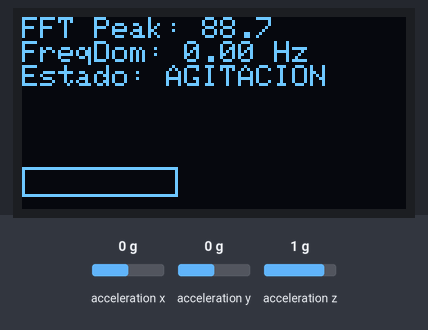
Bench run of a sketch on a simulated Raspberry Pi Pico. Parts: 128×64 one-colour display. Wiring (inferred from the names in the program): MPU-6050 motion sensor at I2C address 0x68. The test bench sets the inputs (shaded band); at power-on: acceleration z 1 g, acceleration x 0 g, acceleration y 0 g. What the sketch prints to the serial monitor is not drawn.

Above: at 4.1 s.
4.2 s: acceleration z set to 0 g
At 7.0 s:
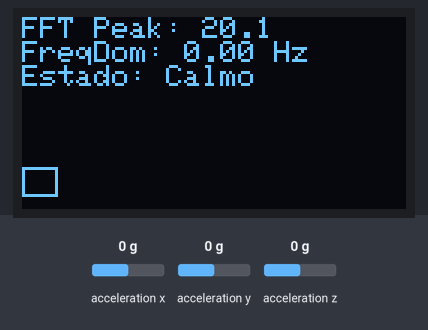
7.2 s: acceleration x set to -1.4 g
At 9.2 s:
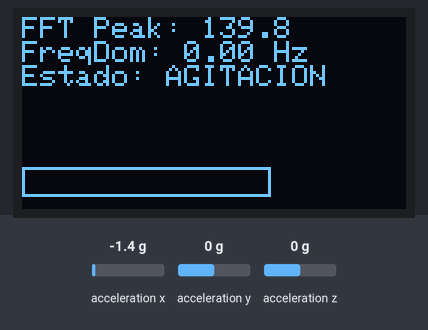
10.2 s: acceleration y set to -1.4 g
At 12.4 s:
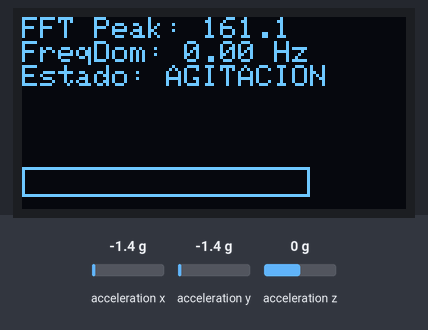
13.1 s: acceleration x set to -0.8 g
At 15.5 s:
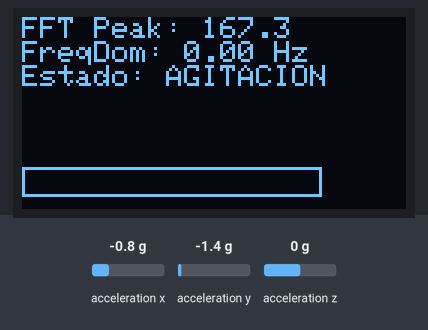
15.8 s: acceleration y set to -0.8 g
At 17.6 s:
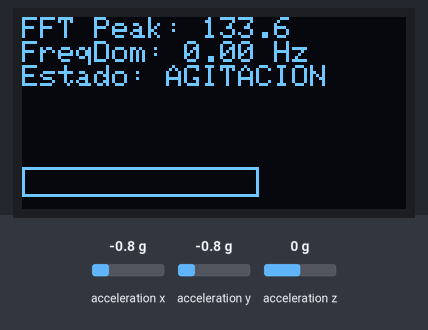
Timing chart, 0 to 19.1 s (numbered marks = the images above; inputs shaded):
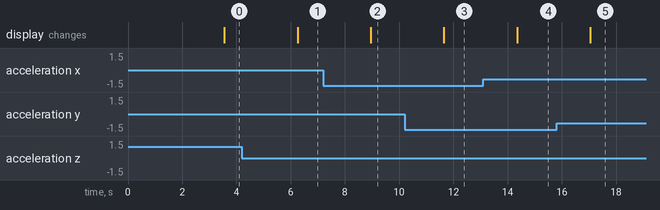

Measured:
- after the input at 4.2 s, the display: changes after 2.1 s (image 1)
- after the input at 7.2 s, the display: changes after 1.8 s (image 2)
- after the input at 10.2 s, the display: changes after 1.4 s (image 3)
- after the input at 13.1 s, the display: changes after 1.2 s (image 4)
- after the input at 15.8 s, the display: changes after 1.2 s (image 5)

The sketch:

ff.ino
```cpp
#include <Wire.h>
#include <Adafruit_GFX.h>
#include <Adafruit_SSD1306.h>
#include "arduinoFFT.h"

#define I2C_SDA 21
#define I2C_SCL 22
#define MPU_ADDR1 0x68
#define OLED_ADDR 0x3C
#define OLED_WIDTH 128
#define OLED_HEIGHT 64
#define OLED_RESET -1

const float ACCEL_SCALE = 16384.0;
#define N_SAMPLES 128
#define SAMPLE_RATE 50
#define SENS_FFT 3.0
#define THRESHOLD 30

Adafruit_SSD1306 display(OLED_WIDTH, OLED_HEIGHT, &Wire, OLED_RESET);

double vReal[N_SAMPLES];
double vImag[N_SAMPLES];
ArduinoFFT<double> FFT(vReal, vImag, N_SAMPLES, SAMPLE_RATE);

// ================= FUNCIONES =====================
void readAccel(float &a) {
  Wire.beginTransmission(MPU_ADDR1);
  Wire.write(0x3B);
  Wire.endTransmission(false);
  Wire.requestFrom(MPU_ADDR1, 6);

  int16_t ax = (Wire.read() << 8 | Wire.read());
  int16_t ay = (Wire.read() << 8 | Wire.read());
  int16_t az = (Wire.read() << 8 | Wire.read());

  a = sqrt(pow(ax / ACCEL_SCALE, 2) + pow(ay / ACCEL_SCALE, 2) + pow(az / ACCEL_SCALE, 2));
}

// =================================================
void setup() {
  Serial.begin(115200);

  Wire.begin(I2C_SDA, I2C_SCL);
  Wire.setClock(400000);

  // OLED
  display.begin(SSD1306_SWITCHCAPVCC, OLED_ADDR);
  display.clearDisplay();
  display.setTextColor(SSD1306_WHITE);
  display.println("FFT SISMICO READY");
  display.display();
  delay(800);

  // MPU6050 wake up
  Wire.beginTransmission(MPU_ADDR1);
  Wire.write(0x6B);
  Wire.write(0x00);
  Wire.endTransmission();
}

// =================================================
void loop() {
  // CAPTURA VENTANA DE MUESTRAS
  for (int i = 0; i < N_SAMPLES; i++) {
    float A;
    readAccel(A);
    vReal[i] = A;
    vImag[i] = 0;
    unsigned long t0 = micros();
    while (micros() - t0 < 20000)
      ;  // 20 ms para 50 Hz
  }

  // FFT
  FFT.windowing(vReal, N_SAMPLES, FFT_WIN_TYP_HAMMING, FFT_FORWARD);
  FFT.compute(vReal, vImag, N_SAMPLES, FFT_FORWARD);
  FFT.complexToMagnitude(vReal, vImag, N_SAMPLES);

  // BUSCAR PICO MÁS GRANDE
  double peak = 0;
  int index = 0;
  for (int i = 1; i < N_SAMPLES / 2; i++) {
    if (vReal[i] * SENS_FFT > peak) {
      peak = vReal[i] * SENS_FFT;
      index = i;
    }
  }

  float freq = (index * SAMPLE_RATE / N_SAMPLES);
  bool movimiento = (peak > THRESHOLD);

  // DISPLAY OLED
  display.clearDisplay();
  display.setCursor(0, 0);

  display.printf("FFT Peak: %.1f\n", peak);
  display.printf("FreqDom: %.2f Hz\n", freq);
  display.print("Estado: ");
  display.println(movimiento ? "AGITACION" : "Calmo");

  display.drawRect(0, 50, (int)map(peak, 0, 200, 0, 120), 10, SSD1306_WHITE);
  display.display();

  Serial.printf("\nPico FFT: %.2f | Freq=%.2fHz | %s\n",
                peak, freq, movimiento ? "AGITACION DETECTADA" : "NORMAL");
}
```
